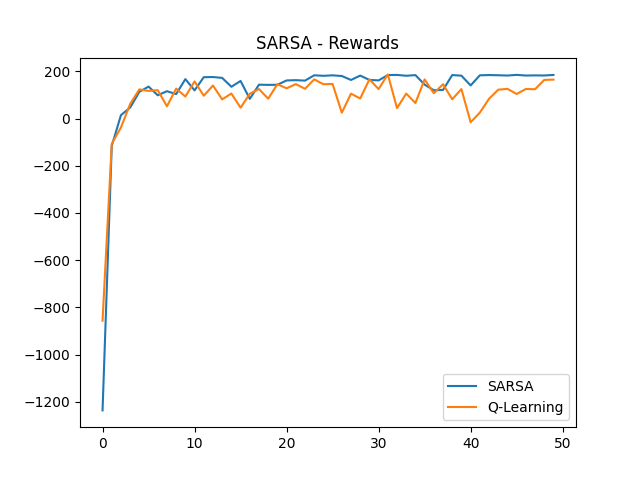

Generate this figure with Python:
from matplotlib import pyplot as plt
from matplotlib import colors
import numpy as np
import random
import matplotlib.patches as mpatches

WIDTH = 12
HEIGHT = 4
EPISODES = 250
EPSILON = 0.15
LEARNING_RATE = 0.1
GAMMA = 0.9
ACTIONS = [(1, 0), (0, 1), (-1, 0), (0, -1)]

def reward(s):
    x, y = s
    if x == WIDTH -1 and y == HEIGHT - 1:
        return 100
    if y == HEIGHT - 1 and x > 0 and x < WIDTH - 1:
        return -100
    return -1

def take_action(s, action):
    cx, cy = s
    ax, ay = ACTIONS[action]

    if cx + ax < 0:
        ax = 0
    if cx + ax >= WIDTH:
        ax = 0
    if cy + ay < 0:
        ay = 0
    if cy + ay >= HEIGHT:
        ay = 0

    new_state = cx + ax, cy + ay
    r = reward(new_state)
    done = cx == WIDTH -1 and cy == HEIGHT - 1
    return new_state, r, done

def select_action(Q, s):
    x, y = s
    if random.random() < EPSILON:
        return random.randint(0, len(ACTIONS) - 1)
    return np.argmax(Q[x * HEIGHT + y])

Q_SARAS = np.zeros((WIDTH * HEIGHT, len(ACTIONS)))
HIS_SARAS = np.zeros((HEIGHT, WIDTH))
REWARDS_SARAS = np.array([])

Q= np.zeros((WIDTH * HEIGHT, len(ACTIONS)))
HIS = np.zeros((HEIGHT, WIDTH))
REWARDS = np.array([])
for _ in range(EPISODES):
    total_reward = 0
    done = False
    s = (0, HEIGHT-1)
    a = select_action(Q_SARAS, s)
    while not done:
        x, y = s
        HIS_SARAS[y, x] += 1
        
        _s, r, done = take_action(s, a)

        _a = select_action(Q_SARAS, _s)

        _x, _y = _s
        Q_SARAS[x * HEIGHT + y, a] = Q_SARAS[x * HEIGHT + y, a] + LEARNING_RATE * (r + GAMMA * Q_SARAS[_x * HEIGHT + _y, _a] - Q_SARAS[x * HEIGHT + y, a])
        s = _s
        a = _a
        total_reward += r

    REWARDS_SARAS = np.append(REWARDS_SARAS, total_reward)
    
    total_reward = 0
    done = False
    s = (0, HEIGHT-1)
    while not done:
        x, y = s
        HIS[y, x] += 1
        a = select_action(Q, s)
        _s, r, done = take_action(s, a)

        _x, _y = _s
        Q[x * HEIGHT + y, a] = Q[x * HEIGHT + y, a] + LEARNING_RATE * (r + GAMMA * np.max(Q[_x * HEIGHT + _y]) - Q[x * HEIGHT + y, a])
        s = _s
        total_reward += r
    REWARDS = np.append(REWARDS, total_reward)


mean_SARSA = np.mean(REWARDS_SARAS.reshape(-1, 5), axis=1)
mean_Q = np.mean(REWARDS.reshape(-1, 5), axis=1)

fig, axs = plt.subplots(2)
axs[0].set_title('SARSA')
axs[0].imshow(HIS_SARAS, cmap='viridis', interpolation='nearest')
axs[1].set_title('Q-Learning')
axs[1].imshow(HIS, cmap='viridis', interpolation='nearest')
plt.savefig("positions.png")
fig, axs = plt.subplots(1)
axs.set_title("SARSA - Rewards")
axs.plot(np.arange(np.shape(mean_SARSA)[0]), mean_SARSA, label="SARSA")
axs.plot(np.arange(np.shape(mean_Q)[0]), mean_Q, label="Q-Learning")
axs.legend()
plt.savefig("rewards.png")
